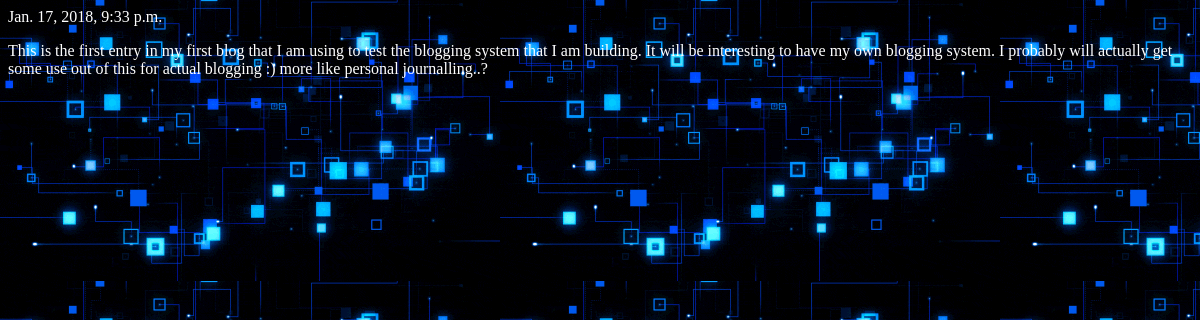
Page /blog/entry/1/ on the committed database.
### blog/models.py (models this page shows, shortened)
class BlogEntry(models.Model):
    blog = models.ForeignKey(Blog, on_delete=models.CASCADE)
    title = models.CharField(max_length=200)
    text = models.TextField()
    pub_date = models.DateTimeField("date published")
    class Meta:
        verbose_name = "Blog entry"
        verbose_name_plural = "Blog entries"

### blog/views.py (the view)
# urls.py: path("entry/<int:pk>/", views.BlogEntryDetailView.as_view(), name="blogentry"),
class BlogEntryDetailView(generic.DetailView):
    model = BlogEntry
    template_name = "blog/blogentry.html"
    def get(self, request, *args, **kwargs):
        return super().get(request, *args, **kwargs)

### blog/templates/blog/blogentry.html (shortened to what this page needs)
{% load static %}
<link rel="stylesheet" type="text/css" href="{% static 'blog/style.css' %}" />
<p>{{ object.pub_date }}</p>
<p>{{ object.text }}</p>

### blog/static/blog/style.css (style rules this page uses)
p { color: white; }

### rows in the picture
BlogEntry: pub_date "Jan. 17, 2018, 9:33 p.m.", text "This is the first entry in my first blog that I am using to test the blogging system that I am building. It will be interesting to have my own blogging system. I probably will actually get some use out of this for actual blogging :) more like personal journalling..?"
